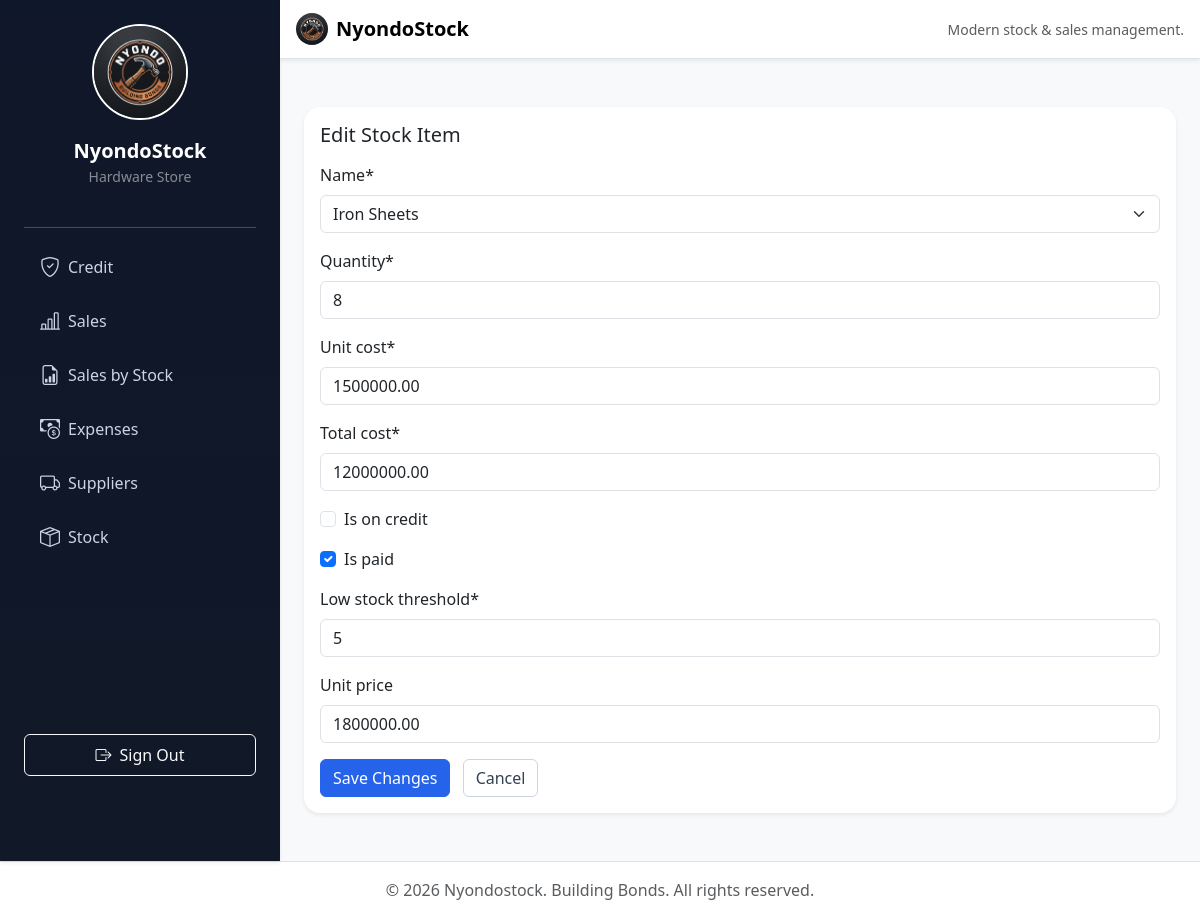
/stock/stock/edit/4/, run on the app's committed database.
### stock/models.py (models this page shows, shortened)
class Stock(models.Model):
    STOCK_CHOICES = [
      ('hammers', 'Hammers'),
      ('nails', 'Nails'),
      ('iron sheets', 'Iron Sheets'),
      ('cement', 'Cement'),
      ('toolbox','Toolbox'),
      ('timber', 'Timber'),
      ('wire mesh', 'Wire Mesh'),
    ]
    name = models.CharField(max_length=25, choices=STOCK_CHOICES)
    quantity = models.IntegerField()
    date = models.DateTimeField(auto_now_add=True)
    unit_cost = models.DecimalField(max_digits=20, decimal_places=2)
    total_cost = models.DecimalField(max_digits=20, decimal_places=2)
    is_on_credit = models.BooleanField(default=False)
    is_paid = models.BooleanField(default=False)
    low_stock_threshold = models.IntegerField(default=5)
    unit_price = models.DecimalField(max_digits=20, decimal_places=2, null=True, blank=True)
    is_deleted = models.BooleanField(default=False)
    objects = StockManager()  # Default manager - excludes deleted
    all_objects = models.Manager()  # Get all, including deleted

### stock/views.py (the view)
# urls.py: path('stock/edit/<int:pk>/', views.stock_edit, name='stock_edit'),
def stock_edit(request, pk):
    stock = get_object_or_404(Stock.all_objects, pk=pk)
    if request.method == 'POST':
        form = StockForm(request.POST, instance=stock)
        if form.is_valid():
            form.save()
            messages.success(request, f"Stock '{stock.name}' was updated successfully.")
            return redirect('stock_detail', pk=stock.pk)
    else:
        form = StockForm(instance=stock)
    return render(request, 'store/stock_form.html', {'form': form, 'stock': stock})

### stock/forms.py
class StockForm(forms.ModelForm):
    class Meta:
        model = Stock
        exclude = ['date', 'is_deleted']
        widgets = {
            'total_cost': forms.NumberInput(attrs={
                'readonly': 'readonly',
                'step': '0.01',
            }),
            'quantity': forms.NumberInput(attrs={
                'min': '1',
            }),
            'total_cost': forms.NumberInput(attrs={
                'readonly': 'readonly',
                'step': '0.01',
            }),
        }
        error_messages = {
            'quantity': {
                'min_value': 'Quantity must be at least 1.',
            },
            'total_cost': {
                'min_value': 'Total cost cannot be negative.',
            },
        }

### stock/context_processors.py (called while the page is built)
def low_stock_alerts(request):
    alert_count = 0
    if request.user.is_authenticated:
        alert_count = Stock.objects.filter(quantity__lte=F('low_stock_threshold')).count()
    return {
        'low_stock_count': alert_count
    }

### templates/store/stock_form.html (shortened to what this page needs)
{% extends 'base.html' %}
{% load crispy_forms_tags static %}
{% block extra_css %}
<link rel="stylesheet" href="{% static 'css/dashboard.css' %}">
{% endblock %}
{% block content %}
<div class="container my-4">
    <div class="card shadow-sm">
        <div class="card-body">
            <h3 class="h5 mb-3">Edit Stock Item</h3>
            <form method="POST" novalidate>
                {{ form | crispy }}
                <div class="mt-3">
                    <button type="submit" class="btn btn-primary">Save Changes</button>
                    <a href="{% url 'stock_detail' stock.id %}" class="btn btn-outline-secondary ms-2">Cancel</a>
                </div>
            </form>
        </div>
    </div>
</div>
{% endblock %}

### static/css/app.css (style rules this page uses)
:root { color-scheme: light; font-family: Inter, system-ui, -apple-system, BlinkMacSystemFont, "Segoe UI", sans-serif; }
html { scroll-behavior: smooth; }
body { min-height: 100vh; background: #f4f6f9; color: #1f2937; }
.card { border: 0; border-radius: 1rem; }
.btn-primary { background-color: #2563eb; border-color: #2563eb; }
.btn-outline-secondary { color: #334155; border-color: #cbd5e1; }

### data on the page
Stock: name "Iron Sheets", quantity "8", unit_cost "1500000.00", total_cost "12000000.00", is_paid "☑", low_stock_threshold "5", unit_price "1800000.00"
